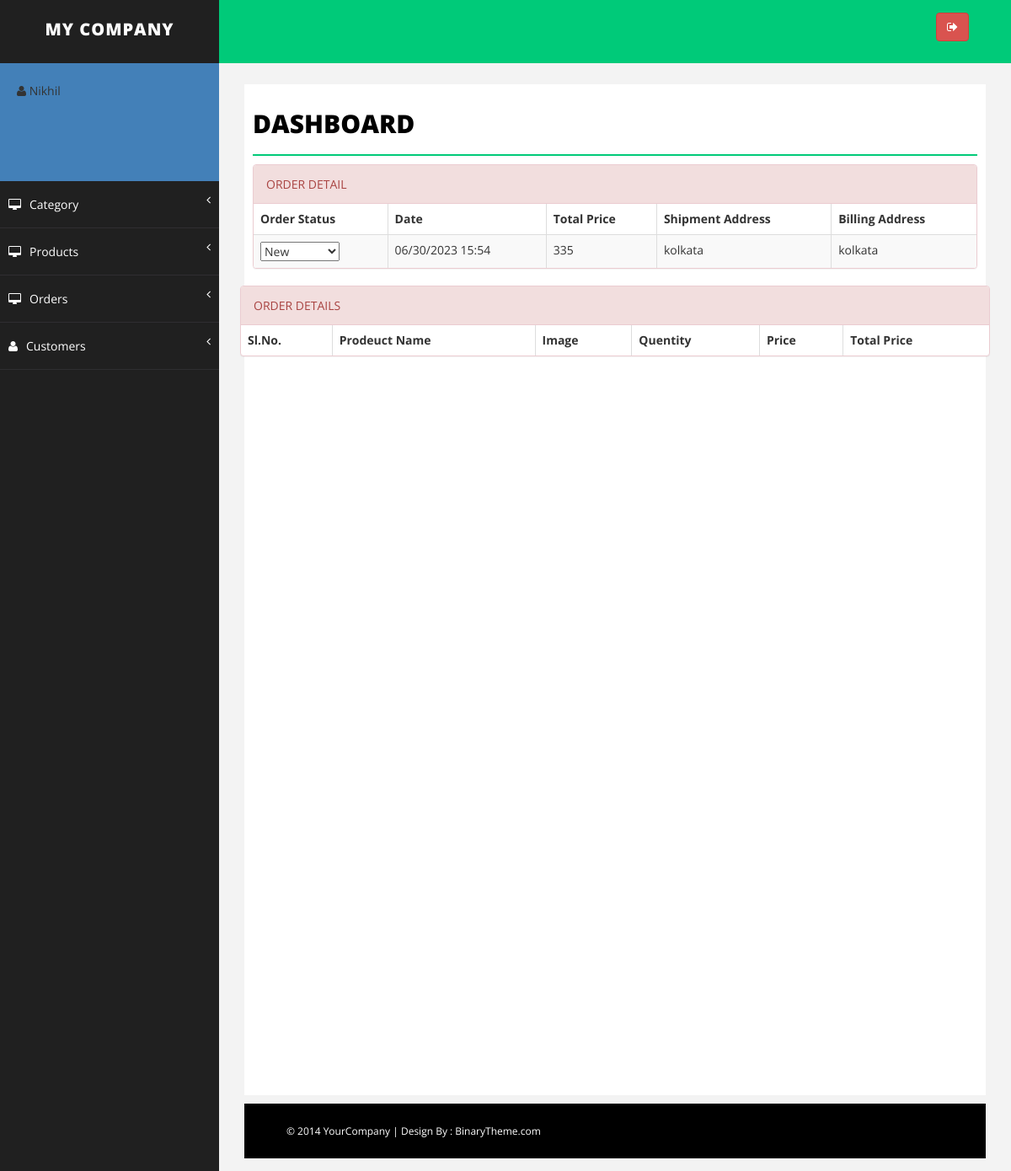
The page /admin/details.php?order_id=5 (signed in) on the database its author committed.
### tables this page shows
CREATE TABLE `orders` (
  `order_id` int(11) NOT NULL,
  `customer_id` int(11) NOT NULL,
  `ship_fullname` varchar(50) NOT NULL,
  `ship_phone` varchar(50) NOT NULL,
  `ship_address` varchar(250) NOT NULL,
  `payment_info` varchar(250) NOT NULL,
  `timestamp` varchar(20) NOT NULL,
  `status` enum('new','processing','completed','cancelled','deleted') NOT NULL DEFAULT 'new'
);

### admin/details.php (the view, shortened to what this page needs)
<?php
include "lib/config.php";
include "lib/header.php";
$order_id = $_GET['order_id'];
?>
<div class="row">
    <div class="col-md-12">
       <div class="panel panel-danger">
            <div class="panel-heading">ORDER DETAIL</div>
        <div class="table-responsive">
            <table class="table table-striped table-bordered table-hover">
                <thead>
                    <tr>
                        <th>Order Status</th>
                        <th> Date</th>
                        <th>  Total Price</th>
                        <th>  Shipment Address</th>
                        <th>  Billing Address</th>
                    </tr>
                </thead>
                <tbody>
                <?php
                $sql="SELECT * FROM `orders` WHERE `order_id` = '$order_id '";
                $res=$db->query($sql);
                while($row=$res->fetch_object()){
                    $price = 0;
                    $sql2 = "SELECT * FROM `cart_items` WHERE `order_id` = '$row->order_id'";
                    $res2 = $db->query($sql2);
                    while($row2 = $res2->fetch_object()){
                        $price = $price + $row2->product_price;
                    }
                    $date = date('m/d/Y H:i', $row->timestamp);
                    print'<tr>
                        <td><span>
                        <form method = "post" action="">
                            <select name="status" id="status">
                            <option value="new">New</option>
                            <option value="processing">Processing</option>
                            <option value="completed">Completed</option>
                            <button class="btn btn-danger">Update</button>
                        </form>
                        </select>
                        </span></td>
                        <td><span> '.$date.'</span></td>
                        <td><span> '.$price.'</span></td>
                        <td><span> '.$row->ship_address.'</span></td>
                        <td><span>'.$row->ship_address.'</span></td>
                    </tr>';
                }
            ?>
                </tbody>
            </table>
        </div>
    </div>
</div>
<div class="row">
    <div class="col-md-12">
       <div class="panel panel-danger">
            <div class="panel-heading">ORDER DETAILS</div>
        <div class="table-responsive">
            <table class="table table-striped table-bordered table-hover">
                <thead>
                    <tr>
                        <th>Sl.No.</th>
                        <th> Prodeuct Name</th>
                        <th>  Image </th>
                        <th> Quentity</th>
                        <th> Price</th>
                        <th> Total Price</th>
                    </tr>
                </thead>
            </table>
        </div>
    </div>
</div>
</div>
<?php
include "lib/footer.php";
?>

### admin/assets/css/basic.css (style rules this page uses)
body { font-family: 'Open Sans', sans-serif; line-height:25px; }

### rows shown on the page
orders: timestamp "06/30/2023 15:54", price "335", ship_address "kolkata"

### other values the page prints
$_SESSION['username'] "Nikhil"
